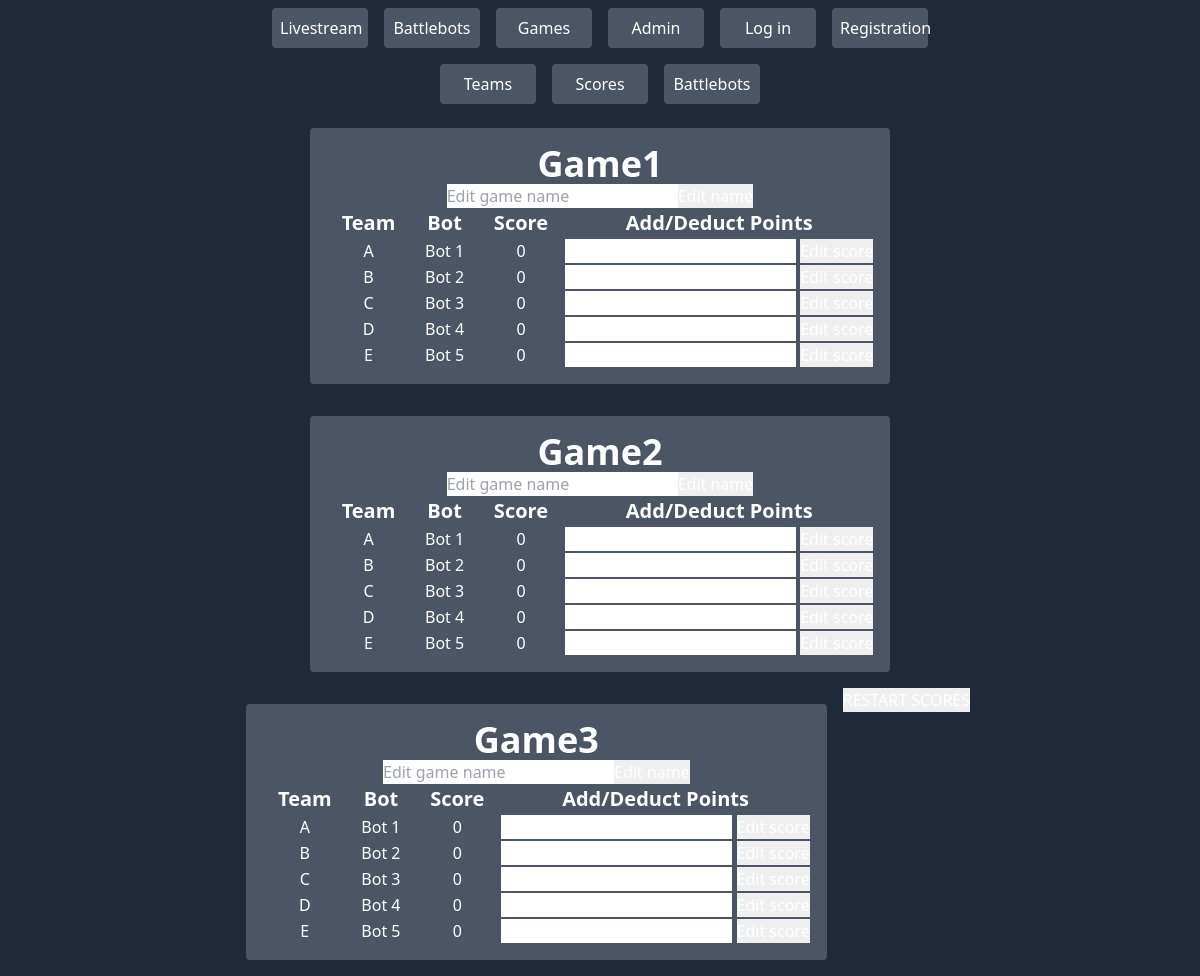
Screenshot of /adminscores.php with the database file from the repository.
### tables this page shows
CREATE TABLE `games` (
  `game_id` int(11) NOT NULL,
  `game_name` varchar(50) NOT NULL
);

CREATE TABLE `robots` (
  `robot_id` int(11) NOT NULL,
  `team` varchar(45) NOT NULL,
  `bot_name` varchar(45) NOT NULL,  
  `game1_score` int(11),
  `game2_score` int(11),
  `game3_score` int(11),
  `last_update` timestamp NOT NULL DEFAULT current_timestamp() ON UPDATE current_timestamp(),
  `insert_time` timestamp NOT NULL DEFAULT current_timestamp()
);

### adminscores.php (the view, shortened to what this page needs)
<?php
$conn= mysqli_connect("localhost","root","");
mysqli_select_db($conn,"robolympics");
?>
<!doctype html>
<html lang="en">
<head>
    <link href="css/styles.css" rel="stylesheet" type="text/css">
</head>
<body class="min-h-full bg-gray-800 text-white">
<?php
        require_once('navbar.php');
    ?>
    <div class="flex justify-center">
        <a href="adminteams.php" class="nav-button">Teams</a>
        <a href="adminscores.php" class="nav-button">Scores</a>
        <a href="adminbots.php" class="nav-button">Battlebots</a>
    </div>
    <div class="flex justify-center flex-wrap">
        <div class="text-center m-4 p-4 bg-gray-600 w-max rounded">
            <h1 class="text-4xl font-bold">
			<?php
				$result= mysqli_query($conn, "SELECT * FROM games WHERE game_id=1");
				while ($row = mysqli_fetch_array($result)) {
					$gamename= $row['game_name'];
					echo $gamename;
				}
				?>
			</h1>
            <table class="mx-auto">
                <tr>
                    <th class="px-4 text-xl">Team</th>
                    <th class="px-4 text-xl">Bot</th>
                    <th class="px-4 text-xl">Score</th>
					<th class="px-4 text-xl">Add/Deduct Points</th>
                </tr>
                <tr>
					<td>
					A
					</td>
					<td>
						<?php
						$result= mysqli_query($conn, "SELECT * FROM robots WHERE team='A'");
						while ($row = mysqli_fetch_array($result)) {
							$name = $row['bot_name'];
							echo $name;
						}
						?>
					</td>
                    <td>
						<?php
						$result= mysqli_query($conn, "SELECT * FROM robots WHERE team='A'");
						while ($row = mysqli_fetch_array($result)) {
							$score1A= $row['game1_score'];
							echo $score1A;
						}
						?>
					</td>
					<td>
						<form name="game1botA" method="POST" action="<?php echo $_SERVER['PHP_SELF']; ?>">
							<input type="number" id="newScoreGame1botA" name="newScoreGame1botA">
							<input type="submit" name="submitGame1botA" value="Edit score">
						</form>
					</td>
                </tr>
                <tr>
					<td>
					B
					</td>
                    <td>
						<?php
						$result= mysqli_query($conn, "SELECT * FROM robots WHERE team='B'");
						while ($row = mysqli_fetch_array($result)) {
							$name = $row['bot_name'];
							echo $name;
						}
						?>
					</td>
                    <td>
						<?php
						$result= mysqli_query($conn, "SELECT * FROM robots WHERE team='B'");
						while ($row = mysqli_fetch_array($result)) {
							$score1B= $row['game1_score'];
							echo $score1B;
						}
						?>
				</td>
					<td>
						<form name="game1botB" method="POST" action="<?php echo $_SERVER['PHP_SELF']; ?>">
							<input type="number" id="newScoreGame1botB" name="newScoreGame1botB">
							<input type="submit" name="submitGame1botB" value="Edit score">
						</form>
					</td>
                </tr>
                <tr>
					<td>
					C
					</td>
                    <td>
						<?php
						$result= mysqli_query($conn, "SELECT * FROM robots WHERE team='C'");
						while ($row = mysqli_fetch_array($result)) {
							$name = $row['bot_name'];
							echo $name;
						}
						?>
					</td>
                    <td>
						<?php
						$result= mysqli_query($conn, "SELECT * FROM robots WHERE team='C'");
						while ($row = mysqli_fetch_array($result)) {
							$score1C= $row['game1_score'];
							echo $score1C;
						}
						?>
					</td>
					<td>
						<form name="game1botC" method="POST" action="<?php echo $_SERVER['PHP_SELF']; ?>">
							<input type="number" id="newScoreGame1botC" name="newScoreGame1botC">
							<input type="submit" name="submitGame1botC" value="Edit score">
						</form>
					</td>
                </tr>
                <tr>
					<td>
					D
					</td>
                    <td>
						<?php
						$result= mysqli_query($conn, "SELECT * FROM robots WHERE team='D'");
						while ($row = mysqli_fetch_array($result)) {
							$name = $row['bot_name'];
							echo $name;
						}
						?>
					</td>
                    <td>
						<?php
						$result= mysqli_query($conn, "SELECT * FROM robots WHERE team='D'");
						while ($row = mysqli_fetch_array($result)) {
							$score1D= $row['game1_score'];
							echo $score1D;
						}
						?>
					</td>
					<td>
						<form name="game1botD" method="POST" action="<?php echo $_SERVER['PHP_SELF']; ?>">
							<input type="number" id="newScoreGame1botD" name="newScoreGame1botD">
							<input type="submit" name="submitGame1botD" value="Edit score">
						</form>
					</td>
                </tr>
                <tr>
					<td>
					E
					</td>
                    <td>
						<?php
						$result= mysqli_query($conn, "SELECT * FROM robots WHERE team='E'");
						while ($row = mysqli_fetch_array($result)) {
							$name = $row['bot_name'];
							echo $name;
						}
						?>
					</td>
                    <td>
						<?php
						$result= mysqli_query($conn, "SELECT * FROM robots WHERE team='E'");
						while ($row = mysqli_fetch_array($result)) {
							$score1E= $row['game1_score'];
							echo $score1E;
						}
						?>
					</td>
					<td>
						<form name="game1botE" method="POST" action="<?php echo $_SERVER['PHP_SELF']; ?>">
							<input type="number" id="newScoreGame1botE" name="newScoreGame1botE">
							<input type="submit" name="submitGame1botE" value="Edit score">
						</form>
					</td>
                </tr>
				<tr>
					<form name="game1name" method="POST" action="<?php echo $_SERVER['PHP_SELF']; ?>">
						<input type="text" id="newNameGame1" name="newNameGame1" placeholder="Edit game name">
						<input type="submit" name="submitGame1name" value="Edit name">
					</form>
				</tr>
            </table>
        </div>
        <div class="text-center m-4 p-4 bg-gray-600 w-max rounded">
            <h1 class="text-4xl font-bold">
				<?php
				$result= mysqli_query($conn, "SELECT * FROM games WHERE game_id=2");
				while ($row = mysqli_fetch_array($result)) {
					$gamename= $row['game_name'];
					echo $gamename;
				}
				?>
				</h1>
            <table class="mx-auto">
                <tr>
                    <th class="px-4 text-xl">Team</th>
                    <th class="px-4 text-xl">Bot</th>
                    <th class="px-4 text-xl">Score</th>
					<th class="px-4 text-xl">Add/Deduct Points</th>
                </tr>
                <tr>
					<td>
					A
					</td>
					<td>
						<?php
						$result= mysqli_query($conn, "SELECT * FROM robots WHERE team='A'");
						while ($row = mysqli_fetch_array($result)) {
							$name = $row['bot_name'];
							echo $name;
						}
						?>
					</td>
                    <td>
						<?php
						$result= mysqli_query($conn, "SELECT * FROM robots WHERE team='A'");
						while ($row = mysqli_fetch_array($result)) {
							$score2A= $row['game2_score'];
							echo $score2A;
						}
						?>
					</td>
					<td>
						<form name="game2botA" method="POST" action="<?php echo $_SERVER['PHP_SELF']; ?>">
							<input type="number" id="newScoreGame2botA" name="newScoreGame2botA">
							<input type="submit" name="submitGame2botA" value="Edit score">
						</form>
					</td>
                </tr>
                <tr>
					<td>
					B
					</td>
                    <td>
						<?php
						$result= mysqli_query($conn, "SELECT * FROM robots WHERE team='B'");
						while ($row = mysqli_fetch_array($result)) {
							$name = $row['bot_name'];
							echo $name;
						}
						?>
					</td>
                    <td>
						<?php
						$result= mysqli_query($conn, "SELECT * FROM robots WHERE team='B'");
						while ($row = mysqli_fetch_array($result)) {
							$score2B= $row['game2_score'];
							echo $score2B;
						}
						?>
					</td>
					<td>
						<form name="game2botB" method="POST" action="<?php echo $_SERVER['PHP_SELF']; ?>">
							<input type="number" id="newScoreGame2botB" name="newScoreGame2botB">
							<input type="submit" name="submitGame2botB" value="Edit score">
						</form>
					</td>
                </tr>
                <tr>
					<td>
					C
					</td>
                    <td>
						<?php
						$result= mysqli_query($conn, "SELECT * FROM robots WHERE team='C'");
						while ($row = mysqli_fetch_array($result)) {
							$name = $row['bot_name'];
							echo $name;
						}
						?>
					</td>
                    <td>
						<?php
						$result= mysqli_query($conn, "SELECT * FROM robots WHERE team='C'");
						while ($row = mysqli_fetch_array($result)) {
							$score2C= $row['game2_score'];
							echo $score2C;
						}
						?>
					</td>
					<td>
						<form name="game2botC" method="POST" action="<?php echo $_SERVER['PHP_SELF']; ?>">
							<input type="number" id="newScoreGame2botC" name="newScoreGame2botC">
							<input type="submit" name="submitGame2botC" value="Edit score">
						</form>
					</td>
                </tr>
                <tr>
					<td>
					D
					</td>
                    <td>
						<?php
						$result= mysqli_query($conn, "SELECT * FROM robots WHERE team='D'");
						while ($row = mysqli_fetch_array($result)) {
							$name = $row['bot_name'];
							echo $name;
						}
						?>
					</td>
                    <td>
						<?php
						$result= mysqli_query($conn, "SELECT * FROM robots WHERE team='D'");
						while ($row = mysqli_fetch_array($result)) {
							$score2D= $row['game2_score'];
							echo $score2D;
						}
						?>
					</td>
					<td>
						<form name="game2botD" method="POST" action="<?php echo $_SERVER['PHP_SELF']; ?>">
							<input type="number" id="newScoreGame2botD" name="newScoreGame2botD">
							<input type="submit" name="submitGame2botD" value="Edit score">
						</form>
					</td>
                </tr>
                <tr>
					<td>
					E
					</td>
                    <td>
						<?php
						$result= mysqli_query($conn, "SELECT * FROM robots WHERE team='E'");
						while ($row = mysqli_fetch_array($result)) {
							$name = $row['bot_name'];
							echo $name;
						}
						?>
					</td>
                    <td>
						<?php
						$result= mysqli_query($conn, "SELECT * FROM robots WHERE team='E'");
						while ($row = mysqli_fetch_array($result)) {
							$score2E= $row['game2_score'];
							echo $score2E;
						}
						?>
					</td>
					<td>
						<form name="game2botE" method="POST" action="<?php echo $_SERVER['PHP_SELF']; ?>">
							<input type="number" id="newScoreGame2botE" name="newScoreGame2botE">
							<input type="submit" name="submitGame2botE" value="Edit score">
						</form>
					</td>
                </tr>
				<tr>
					<form name="game2name" method="POST" action="<?php echo $_SERVER['PHP_SELF']; ?>">
						<input type="text" id="newNameGame2" name="newNameGame2" placeholder="Edit game name">
						<input type="submit" name="submitGame2name" value="Edit name">
					</form>
				</tr>
            </table>
        </div>
        <div class="text-center m-4 p-4 bg-gray-600 w-max rounded">
            <h1 class="text-4xl font-bold">
				<?php
				$result= mysqli_query($conn, "SELECT * FROM games WHERE game_id=3");
				while ($row = mysqli_fetch_array($result)) {
					$gamename= $row['game_name'];
					echo $gamename;
				}
				?>
				</h1>
            <table class="mx-auto">
                <tr>
                    <th class="px-4 text-xl">Team</th>
                    <th class="px-4 text-xl">Bot</th>
                    <th class="px-4 text-xl">Score</th>
					<th class="px-4 text-xl">Add/Deduct Points</th>
                </tr>
                <tr>
					<td>
					A
					</td>
					<td>
						<?php
						$result= mysqli_query($conn, "SELECT * FROM robots WHERE team='A'");
						while ($row = mysqli_fetch_array($result)) {
							$name = $row['bot_name'];
							echo $name;
						}
						?>
					</td>
                    <td>
						<?php
						$result= mysqli_query($conn, "SELECT * FROM robots WHERE team='A'");
						while ($row = mysqli_fetch_array($result)) {
							$score3A= $row['game3_score'];
							echo $score3A;
						}
						?>
					</td>
					<td>
						<form name="game3botA" method="POST" action="<?php echo $_SERVER['PHP_SELF']; ?>">
							<input type="number" id="newScoreGame3botA" name="newScoreGame3botA">
							<input type="submit" name="submitGame3botA" value="Edit score">
						</form>
					</td>
                </tr>
                <tr>
					<td>
					B
					</td>
                    <td>
						<?php
						$result= mysqli_query($conn, "SELECT * FROM robots WHERE team='B'");
						while ($row = mysqli_fetch_array($result)) {
							$name = $row['bot_name'];
							echo $name;
						}
						?>
					</td>
                    <td>
						<?php
						$result= mysqli_query($conn, "SELECT * FROM robots WHERE team='B'");
						while ($row = mysqli_fetch_array($result)) {
							$score3B= $row['game3_score'];
							echo $score3B;
						}
						?>
					</td>
					<td>
						<form name="game3botB" method="POST" action="<?php echo $_SERVER['PHP_SELF']; ?>">
							<input type="number" id="newScoreGame3botB" name="newScoreGame3botB">
							<input type="submit" name="submitGame3botB" value="Edit score">
						</form>
					</td>
                </tr>
                <tr>
					<td>
					C
					</td>
                    <td>
						<?php
						$result= mysqli_query($conn, "SELECT * FROM robots WHERE team='C'");
						while ($row = mysqli_fetch_array($result)) {
							$name = $row['bot_name'];
							echo $name;
						}
						?>
					</td>
                    <td>
						<?php
						$result= mysqli_query($conn, "SELECT * FROM robots WHERE team='C'");
						while ($row = mysqli_fetch_array($result)) {
							$score3C= $row['game3_score'];
							echo $score3C;
						}
						?>
					</td>
					<td>
						<form name="game3botC" method="POST" action="<?php echo $_SERVER['PHP_SELF']; ?>">
							<input type="number" id="newScoreGame3botC" name="newScoreGame3botC">
							<input type="submit" name="submitGame3botC" value="Edit score">
						</form>
					</td>
                </tr>
                <tr>
					<td>
					D
					</td>
                    <td>
						<?php
						$result= mysqli_query($conn, "SELECT * FROM robots WHERE team='D'");
						while ($row = mysqli_fetch_array($result)) {
							$name = $row['bot_name'];
							echo $name;
						}
						?>
					</td>
                    <td>
						<?php
						$result= mysqli_query($conn, "SELECT * FROM robots WHERE team='D'");
						while ($row = mysqli_fetch_array($result)) {
							$score3D= $row['game3_score'];
							echo $score3D;
						}
						?>
					</td>
					<td>
						<form name="game3botD" method="POST" action="<?php echo $_SERVER['PHP_SELF']; ?>">
							<input type="number" id="newScoreGame3botD" name="newScoreGame3botD">
							<input type="submit" name="submitGame3botD" value="Edit score">
						</form>
					</td>
                </tr>
                <tr>
					<td>
					E
					</td>
                    <td>
						<?php
						$result= mysqli_query($conn, "SELECT * FROM robots WHERE team='E'");
						while ($row = mysqli_fetch_array($result)) {
							$name = $row['bot_name'];
							echo $name;
						}
						?>
					</td>
                    <td>
						<?php
						$result= mysqli_query($conn, "SELECT * FROM robots WHERE team='E'");
						while ($row = mysqli_fetch_array($result)) {
							$score3E= $row['game3_score'];
							echo $score3E;
						}
						?>
					</td>
					<td>
						<form name="game3botE" method="POST" action="<?php echo $_SERVER['PHP_SELF']; ?>">
							<input type="number" id="newScoreGame3botE" name="newScoreGame3botE">
							<input type="submit" name="submitGame3botE" value="Edit score">
						</form>
					</td>
                </tr>
				<tr>
					<form name="game3name" method="POST" action="<?php echo $_SERVER['PHP_SELF']; ?>">
						<input type="text" id="newNameGame3" name="newNameGame3" placeholder="Edit game name">
						<input type="submit" name="submitGame3name" value="Edit name">
					</form>
				</tr>
            </table>
        </div>
		<div>
		<form name="zero" method="POST" action="<?php echo $_SERVER['PHP_SELF']; ?>">
			<input type="submit" name="zeroScore" value="RESTART SCORES" class="button">
		</form>
		</div>
    </div>
</body>
</html>

### rows the page displays
games: game_name "Game1"
robots: bot_name "Bot 1", game1_score "0", game2_score "0", game3_score "0"
robots: bot_name "Bot 2", game1_score "0", game2_score "0", game3_score "0"
robots: bot_name "Bot 3", game1_score "0", game2_score "0", game3_score "0"
robots: bot_name "Bot 4", game1_score "0", game2_score "0", game3_score "0"
robots: bot_name "Bot 5", game1_score "0", game2_score "0", game3_score "0"
games: game_name "Game2"
games: game_name "Game3"
